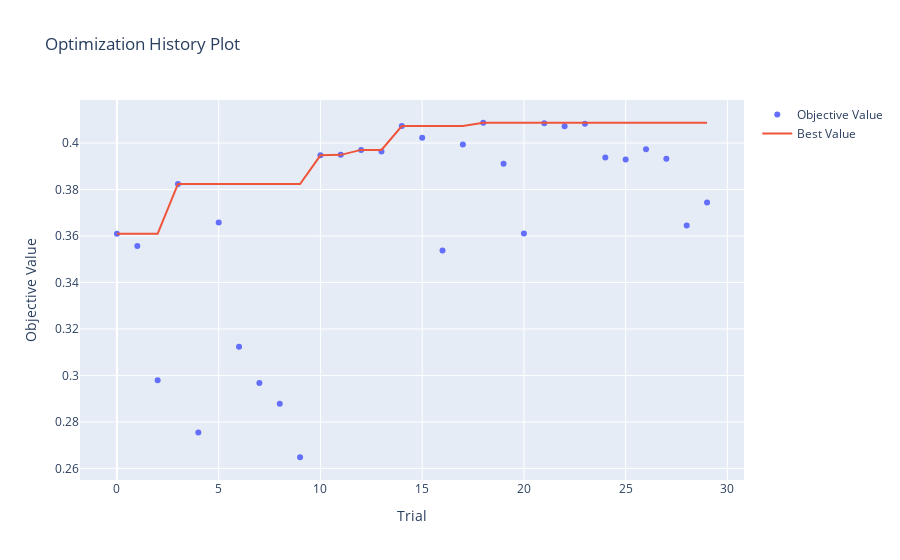

This figure's notebook cell:
### Markdown cell above
## Training Evaluation

### Code cell
from optuna.visualization import (
    plot_optimization_history,
    plot_param_importances,
    plot_parallel_coordinate,
    plot_slice
)

# Optimization History
plot_optimization_history(study).show()

### Figure 1 — Plotly figure (JSON) as saved in the notebook; plotly's stock layout.template omitted (floating-point values rounded to 4 significant figures)
{"data": [{"mode": "markers", "name": "Objective Value", "type": "scatter", "x": [0, 1, 2, 3, 4, 5, 6, 7, 8, 9, 10, 11, 12, 13, 14, 15, 16, 17, 18, 19, 20, 21, 22, 23, 24, 25, 26, 27, 28, 29], "y": [0.361, 0.3557, 0.298, 0.3824, 0.2755, 0.3658, 0.3123, 0.2967, 0.2878, 0.2648, 0.3947, 0.3949, 0.397, 0.3964, 0.4073, 0.4022, 0.3538, 0.3994, 0.4087, 0.3911, 0.361, 0.4085, 0.4072, 0.4083, 0.3938, 0.3929, 0.3973, 0.3932, 0.3645, 0.3744]}, {"mode": "lines", "name": "Best Value", "type": "scatter", "x": [0, 1, 2, 3, 4, 5, 6, 7, 8, 9, 10, 11, 12, 13, 14, 15, 16, 17, 18, 19, 20, 21, 22, 23, 24, 25, 26, 27, 28, 29], "y": [0.361, 0.361, 0.361, 0.3824, 0.3824, 0.3824, 0.3824, 0.3824, 0.3824, 0.3824, 0.3947, 0.3949, 0.397, 0.397, 0.4073, 0.4073, 0.4073, 0.4073, 0.4087, 0.4087, 0.4087, 0.4087, 0.4087, 0.4087, 0.4087, 0.4087, 0.4087, 0.4087, 0.4087, 0.4087]}, {"marker": {"color": "#cccccc"}, "mode": "markers", "name": "Infeasible Trial", "showlegend": false, "type": "scatter", "x": [], "y": []}], "layout": {"title": {"text": "Optimization History Plot"}, "xaxis": {"title": {"text": "Trial"}}, "yaxis": {"title": {"text": "Objective Value"}}}}
